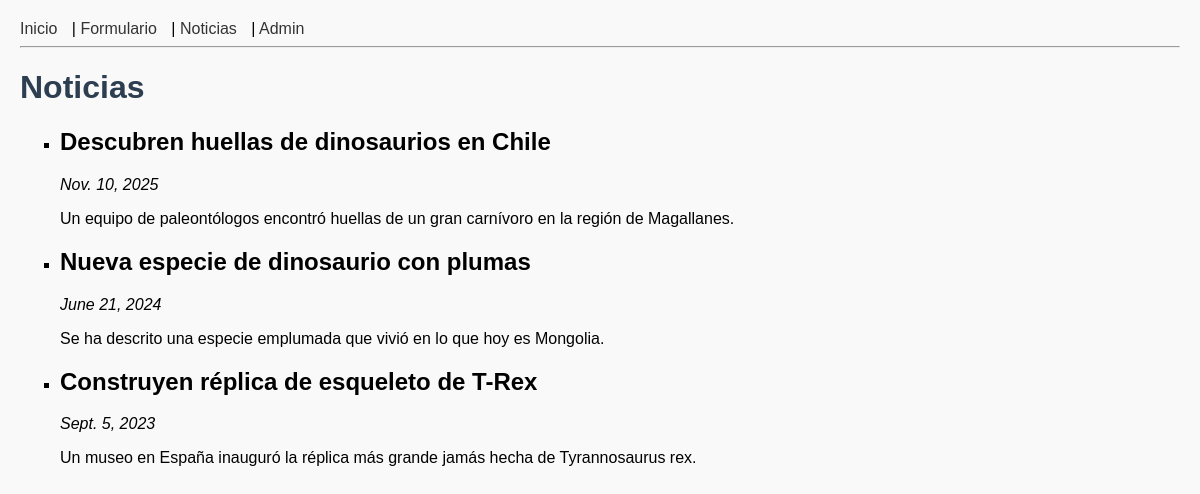
Screenshot of /noticias/ with the database file from the repository.
### noticias/models.py (models this page shows, shortened)
class Noticia(models.Model):
    titulo = models.CharField(max_length=200)
    fecha_publicacion = models.DateField()
    texto = models.TextField()

### noticias/views.py (the view)
# urls.py: path('noticias/', views.listado_noticias, name='noticias'),
def listado_noticias(request):
    noticias = Noticia.objects.all().order_by('-fecha_publicacion')
    return render(request, 'noticias/noticias.html', {'noticias': noticias})

### noticias/templates/noticias/noticias.html
{% extends 'noticias/base.html' %}
{% block content %}
<h1>Noticias</h1>
{% if noticias %}
    <ul>
    {% for noticia in noticias %}
        <li>
            <h2>{{ noticia.titulo }}</h2>
            <p><em>{{ noticia.fecha_publicacion }}</em></p>
            <p>{{ noticia.texto }}</p>
        </li>
    {% endfor %}
    </ul>
{% else %}
    <p>No hay noticias publicadas aún.</p>
{% endif %}
{% endblock %}

### noticias/templates/noticias/base.html (shortened to what this page needs)
<!DOCTYPE html>
<html lang="en">
<head>
    {% load static %}
    <link rel="stylesheet" href="{% static 'css/styles.css' %}">
</head>
<body>
    <nav>
        <a href="{% url 'inicio' %}">Inicio</a> |
        <a href="{% url 'formulario' %}">Formulario</a> |
        <a href="{% url 'noticias' %}">Noticias</a> |
        <a href="{% url 'admin:index' %}">Admin</a>
    </nav>
    <hr>
    {% block content %}{% endblock %}
</body>
</html>

### static/css/styles.css (style rules this page uses)
body { font-family: Arial, sans-serif; margin: 20px; background-color: #f9f9f9; }
nav a { margin-right: 10px; text-decoration: none; color: #333; }
h1 { color: #2c3e50; }
ul { list-style-type: square; }

### rows the page displays
Noticia: titulo "Descubren huellas de dinosaurios en Chile", fecha_publicacion "Nov. 10, 2025", texto "Un equipo de paleontólogos encontró huellas de un gran carnívoro en la región de Magallanes."
Noticia: titulo "Nueva especie de dinosaurio con plumas", fecha_publicacion "June 21, 2024", texto "Se ha descrito una especie emplumada que vivió en lo que hoy es Mongolia."
Noticia: titulo "Construyen réplica de esqueleto de T-Rex", fecha_publicacion "Sept. 5, 2023", texto "Un museo en España inauguró la réplica más grande jamás hecha de Tyrannosaurus rex."
